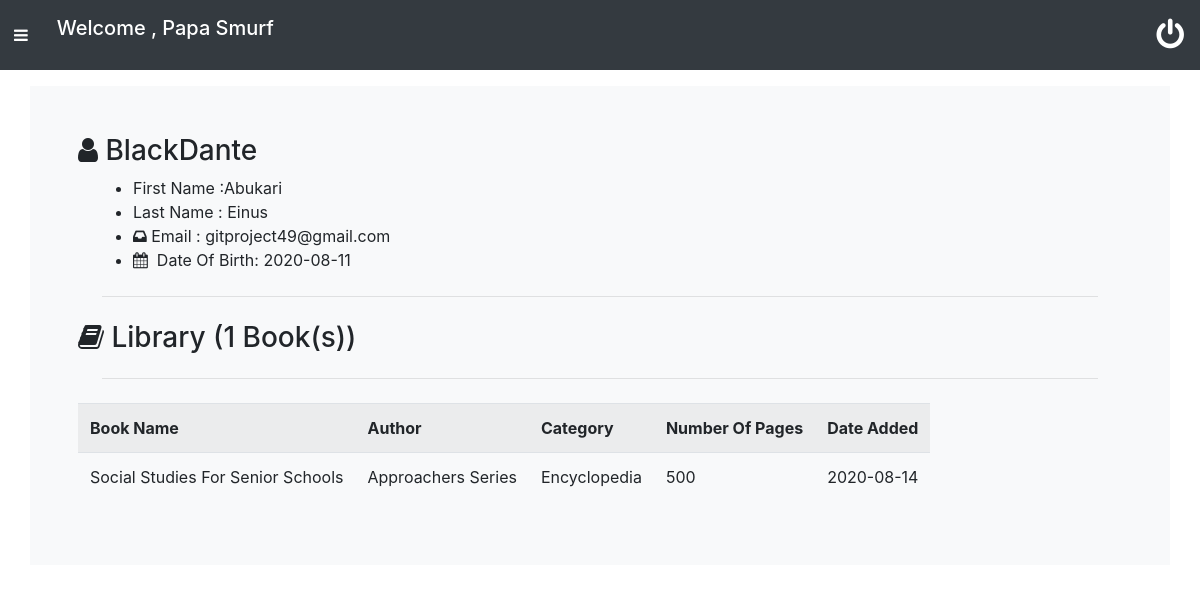
Screenshot of /home/search/profile.php?uname=BlackDante (signed in) with the database file from the repository.
### tables this page shows
CREATE TABLE `usertbl` (
  `id` int(11) NOT NULL,
  `fname` varchar(100) NOT NULL,
  `lname` varchar(100) NOT NULL,
  `username` varchar(15) NOT NULL,
  `email` varchar(50) NOT NULL,
  `dob` varchar(100) NOT NULL,
  `gender` varchar(50) NOT NULL,
  `password` varchar(100) NOT NULL
);

CREATE TABLE `librarytbl` (
  `id` int(11) NOT NULL,
  `uname` varchar(20) NOT NULL,
  `book_name` varchar(50) NOT NULL,
  `author` varchar(50) NOT NULL,
  `category` varchar(200) NOT NULL,
  `pages` int(11) NOT NULL,
  `book_date` varchar(50) NOT NULL
);

### home/search/profile.php (the view)
<?php
include('../../dbconnect/db.php');
require('../../navigations/navbar.php');
?>
<div  class="container p-5 my-3 bg-light">
	<h3><i class="fa fa-user"></i>&nbsp;<?php echo $_GET['uname']; ?></h3>
	<div class="container">
		<ul>
			<?php
			$user=$_GET['uname'];
			$sql = "SELECT * FROM usertbl WHERE username ='$user'";
			$info=$con->query($sql);
			while ($row=$info->fetch_assoc()) {
				echo"<li>First Name :".$row['fname']." </li>
			<li>Last Name : ".$row['lname']."</li>
			<li><i class='fa fa-inbox'></i>&nbsp;Email : ".$row['email']."</li>
			<li><i class='fa fa-calendar'></i>&nbsp; Date Of Birth: ".$row['dob']."</li>";
			}
			?>
		</ul>
	</div>
	<hr class="m-4">
	<h3><i class="fa fa-book"></i>&nbsp;Library (<?php $qry="SELECT COUNT(*) FROM librarytbl WHERE uname='$user'";$sum=$con->query($qry);while($total=$sum->fetch_assoc()){echo $total['COUNT(*)'];} ?> Book(s))</h3>
	<hr class="m-4">
	<table class="table table-striped table-responsive">
		<tr>
			<th>Book Name</th>
			<th>Author</th>
			<th>Category</th>
			<th>Number Of Pages</th>
			<th>Date Added</th>
		</tr>
		<?php
		$qry2 ="SELECT * FROM librarytbl WHERE uname='$user'";
		$books=$con->query($qry2);
		while ($bookz=$books->fetch_assoc()) {
		echo "
		<tr>
			<td>".$bookz['book_name']."</td>
			<td>".$bookz['author']."</td>
			<td>".$bookz['category']."</td>
			<td>".$bookz['pages']."</td>
			<td>".$bookz['book_date']."</td>
		</tr> ";
}
		?>
	</table>
</div>
<?php
require('../../navigations/footer.php');
?>

### navigations/navbar.php (style rules this page uses)
.container { cursor:pointer; }

### rows the page displays
usertbl: fname "Abukari", lname "Einus", email "gitproject49@gmail.com", dob "2020-08-11"
librarytbl: book_name "Social Studies For Senior Schools", author "Approachers Series", category "Encyclopedia", pages "500", book_date "2020-08-14"

### other values shown
$name "Papa Smurf"
$_GET['uname'] "BlackDante"
$total['COUNT(*)'] "1"
